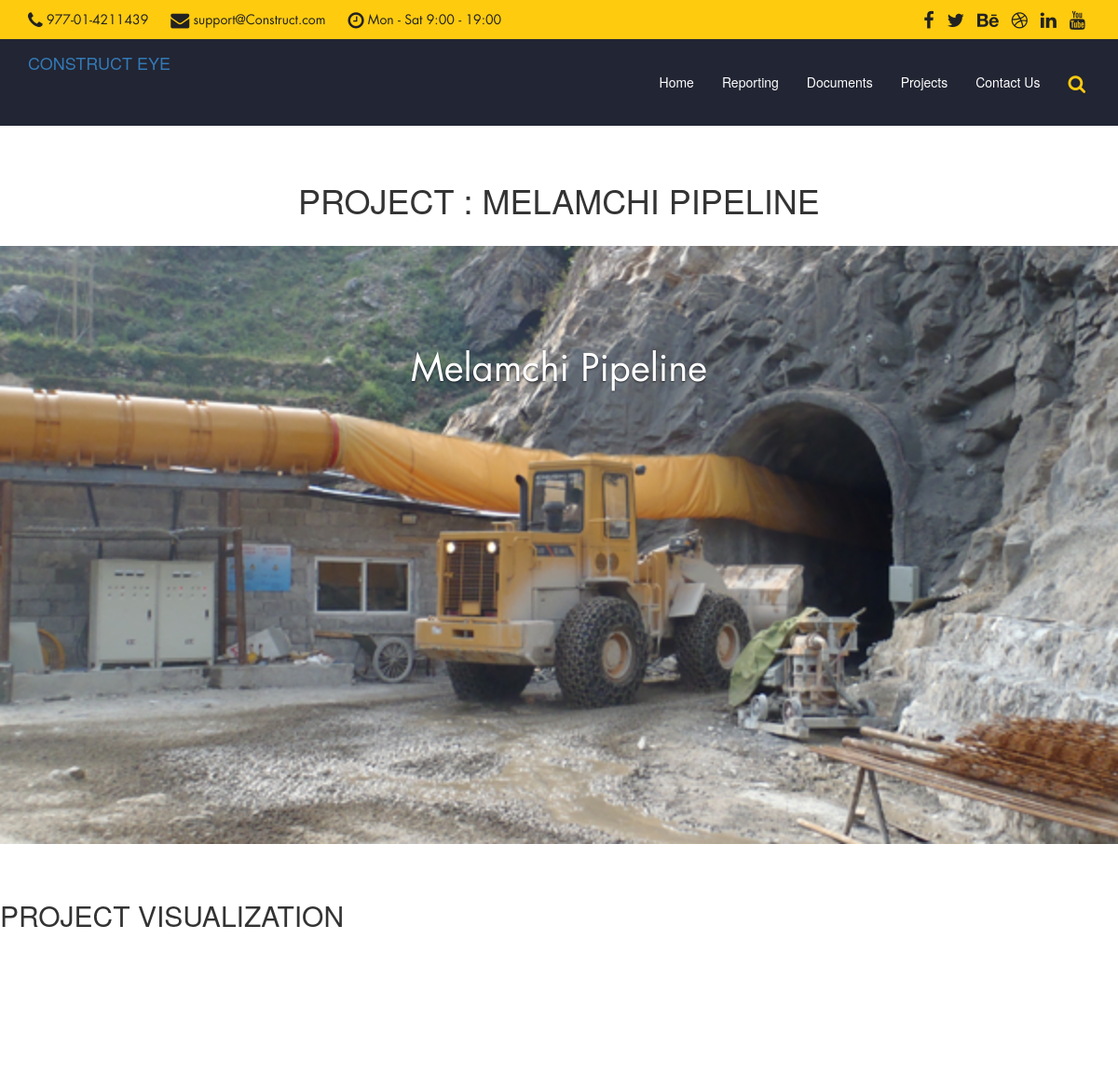
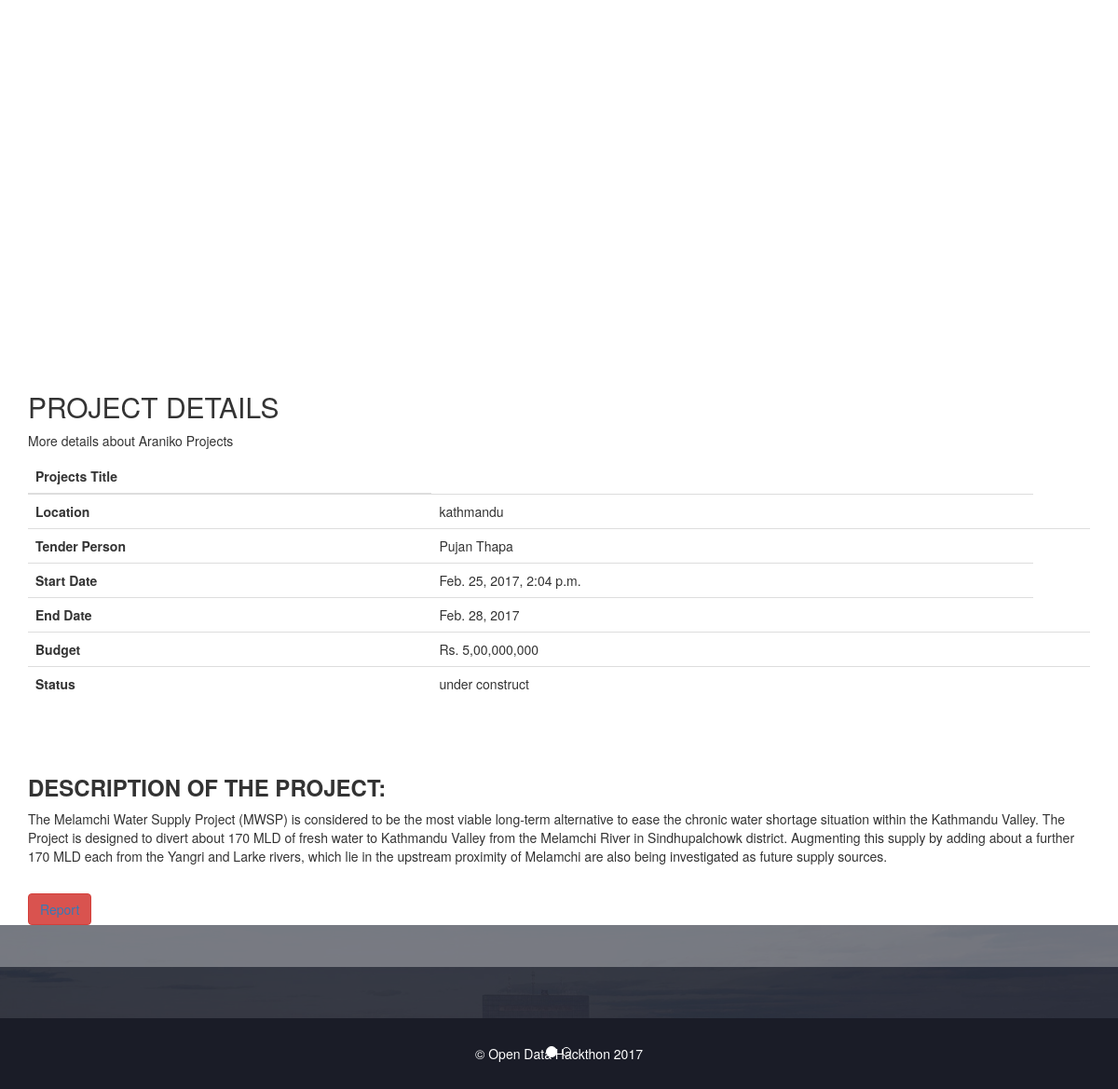
/detail/project/1, run on the app's committed database (2 pictures, top to bottom).
### home/models.py (models this page shows, shortened)
class Project(models.Model):
	name = models.CharField(max_length=50)
	description = models.TextField()
	location = models.CharField(max_length=30)
	tender_contract = models.CharField(max_length=50)
	start_date = models.DateTimeField(auto_now_add=True)
	completion_date = models.DateField()
	budget = models.CharField(max_length=150)
	media = models.ImageField(upload_to = 'Photos', blank = True)
	documents = models.FileField(upload_to = 'Documents', blank = True)
	status = models.CharField(max_length=15)

### home/views.py (the view)
# urls.py: url(r'^detail/project/(?P<pk>\d+)$', ProjectDetailView.as_view(), name='detail-project'),
class ProjectDetailView(DetailView):
	model = Project
	template_name = 'inner.html'
	def get_context_data(self, **kwargs):
		context = super(ProjectDetailView, self).get_context_data(**kwargs)
		return context

### home/templates/inner.html (shortened to what this page needs)
{% load staticfiles %}
<!DOCTYPE html>
<html lang="en">
<head>
        <link rel="stylesheet" href="{% static 'custom-font/fonts.css' %}" />
        <link rel="stylesheet" href="{% static 'css/bootstrap.min.css' %}" />
        <link rel="stylesheet" href="{% static 'css/font-awesome.min.css' %}" />
        <link rel="stylesheet" href="{% static 'css/bootsnav.css' %}">
        <link rel="stylesheet" type="text/css" href="{% static 'css/jquery.fancybox.css?v=2.1.5' %}" media="screen" />
        <link rel="stylesheet" href="{% static 'css/custom.css' %}" />
  <link rel="stylesheet" href="https://maxcdn.bootstrapcdn.com/bootstrap/3.3.7/css/bootstrap.min.css">
    </head>
    <body>
        <header>
            <div class="top_nav">
                <div class="container">
                    <ul class="list-inline info">
                        <li><a href="#"><span class="fa fa-phone"></span> 977-01-4211439</a></li>
                        <li><a href="#"><span class="fa fa-envelope"></span> support@Construct.com</a></li>
                        <li><a href="#"><span class="fa fa-clock-o"></span> Mon - Sat 9:00 - 19:00</a></li>
                    </ul>
                    <ul class="list-inline social_icon">
                        <li><a href=""><span class="fa fa-facebook"></span></a></li>
                        <li><a href=""><span class="fa fa-twitter"></span></a></li>
                        <li><a href=""><span class="fa fa-behance"></span></a></li>
                        <li><a href=""><span class="fa fa-dribbble"></span></a></li>
                        <li><a href=""><span class="fa fa-linkedin"></span></a></li>
                        <li><a href=""><span class="fa fa-youtube"></span></a></li>
                    </ul>
                </div>
            </div>
            <nav class="navbar bootsnav">
                <div class="container">
                    <div class="attr-nav">
                        <ul>
                            <li class="search"><a href="#"><i class="fa fa-search"></i></a></li>
                        </ul>
                    </div>
                    <div class="navbar-header">
                        <a class="navbar-brand" href="">CONSTRUCT EYE<br></a>
                    </div>
                    <div class="collapse navbar-collapse" id="navbar-menu">
                        <ul class="nav navbar-nav menu">
                            <li><a href="{% url 'home' %}">Home</a></li>
                            <li><a href={% url 'report-form' %}"">Reporting</a></li>
                            <li><a href="#services">Documents</a></li>
                            <li><a href="{% url 'list-project' %}">Projects</a></li>
                            <li><a href="#about">Contact Us</a></li>
                        </ul>
                    </div>
                </div>
            </nav>
        </header>
<br><br>
<div id="myCarousel" class="carousel slide" data-ride="carousel">
  <h1 class="text-center">Project : {{object.name}} </h1><br>
    <ol class="carousel-indicators">
      <li data-target="#myCarousel" data-slide-to="0" class="active"></li>
      <li data-target="#myCarousel" data-slide-to="1"></li>
    </ol>
    <div class="carousel-inner" role="listbox">
      <div class="item active">
        <img src="{{ object.media.url }}" alt="Image">
        <div class="carousel-caption">
          <h3>{{object.name}}</h3>        </div>
      </div>
      <br><br>
<h2>Project Visualization</h2>
<div class="container text-center">
  <div class="row">
    <div class="col-sm-4">
    <div id="piechart_3d" style="width: 900px; height: 500px;"></div>
    </div><br class="clear"><br class="clear">
    <div class="col-sm-5">
    </div>
    <div class="col-sm-4">
    </div>
  </div>
</div><br>
<div class="container"><br/><br/>
  <h2>Project Details</h2>
  <p>More details about Araniko Projects</p>
  <table class="table table-hover">
    <thead>
      <tr>
        <th>Projects Title</th>
        <td></td>
      </tr>
    </thead>
    <tbody>
      <tr>
        <th>Location</th>
        <td>{{object.location}}</td>
      </tr>
      <tr>
        <th>Tender Person</th>
        <td>{{object.tender_contract}}</td>
        <td></td>
      </tr>
      <tr>
        <th>Start Date</th>
        <td>{{object.start_date}}</td>
      </tr>
       <tr>
        <th>End Date</th>
        <td>{{object.completion_date}}</td>
      </tr>
       <tr>
        <th>Budget</th>
        <td>{{object.budget}}</td>
        <td></td>
      </tr>
       <tr>
        <th>Status</th>
        <td>{{object.status}}</td>
        <td></td>
      </tr>
    </tbody>
  </table>
  <br><br>
  <h3><b>Description of the Project:</b></h3>
  <p>{{object.description}}</p>
  <br>
  <button class="btn btn-danger" type='submit' value='Report this project'><a href="{% url 'report-form' %}">Report</a></button>
</div>
 <footer>
            <div class="footer_bottom text-center">
                <p class="wow fadeInRight">
                  &copy; Open Data Hackthon 2017
                </p>
            </div>
        </footer>
</body>
</html>

### home/static/css/bootsnav.css (style rules this page uses)
nav.bootsnav .container { position: relative; }
nav.navbar.bootsnav { margin-bottom: 0; -moz-border-radius: 0px; -webkit-border-radius: 0px; -o-border-radius: 0px; border-radius: 0px; background-color: #fff; border: none; border-bottom: solid 1px #e0e0e0; z-index: 9; }
nav.navbar.bootsnav ul.nav > li > a { color: #6f6f6f; background-color: transparent !important; }
.attr-nav { float: right; display: inline-block; margin-left: 13px; margin-right: -15px; }
.attr-nav > ul { padding: 0; margin: 0 0 -7px 0; list-style: none; display: inline-block; }
.attr-nav > ul > li { float: left; display: block; }
.attr-nav > ul > li > a { color: #6f6f6f; display: block; padding: 28px 15px; position: relative; }
body { -webkit-transition: all 0.3s ease-in-out; -moz-transition: all 0.3s ease-in-out; -o-transition: all 0.3s ease-in-out; -ms-transition: all 0.3s ease-in-out; transition: all 0.3s ease-in-out; }
nav.navbar.bootsnav ul.nav > li > a { padding: 30px 15px; }

### home/static/css/custom.css (style rules this page uses)
body { font-size: 15px; line-height: 24px; font-family: 'futura_ltbook', sans-serif; color: #484848; }
h1, h2, h3, h4, h5, h6 { font-weight: bold; text-transform: uppercase; color: #484848; font-family: 'futura_ltbold', sans-serif; }
h1 { font-size: 70px; margin:0; line-height: 72px; }
h2 { font-size: 30px; margin: 0 0 20px; }
h3 { font-size: 20px; margin: 0 0 10px; }
img { width: 100%; }
a,button { outline: 0 !important; }
.list-inline.info a,.list-inline.social_icon a,nav.navbar.bootsnav ul.nav > li > a,.attr-nav > ul > li > a,.btn.know_btn,#filters > button,.portfolio_hover_area,.portfolio_hover_area .fa,.testimonial_content,.testimonial_content p:first-child::before,#contact_form .form-control,#contact_form .btn.submit_btn,footer a,.footer_social_icon .fa,.post .date,#scrollUp { transition: all 0.4s ease; -webkit-transition: all 0.4s ease; -moz-transition: all 0.4s ease; -o-transition: all 0.4s ease; -ms-transition: all 0.4s ease; }
.top_nav { background: #ffcb0f none repeat scroll 0 0; overflow: hidden; padding: 10px 0; }
.list-inline.info { float: left; margin: 0; }
.list-inline.info > li { padding: 0 20px 0 0; }
.list-inline.info a,.list-inline.social_icon a { color: #222; font-family: 'futura_ltbook', sans-serif; }
.list-inline.info a .fa,.list-inline.social_icon a .fa { font-size: 20px; vertical-align: text-top; }
.list-inline.social_icon { float: right; margin: 0; }
nav.navbar.bootsnav { background: #222533 none repeat scroll 0 0; border: 0 none; }
nav.navbar.bootsnav ul.nav > li > a { color: #fff; }
.navbar-brand { height: auto; padding: 20px 15px; }
#navbar-menu { margin: 6px 0; }
.nav.navbar-nav.menu { float: right; }
.attr-nav { margin: 5px -10px 0 0; }
.attr-nav > ul > li > a { color: #ffcb0f; font-size: 20px; }
.carousel-caption { left: 7%; right: 7%; top: 70px; }
.carousel-caption > h3 { color: #fff; font-family: "futura_ltbook",sans-serif; font-size: 40px; font-weight: normal; margin-bottom: 30px; text-transform: inherit; }
footer { background: url(../images/footer_bg.jpg)no-repeat; background-size:cover; position:relative; padding-top:45px; }
footer::before { background: rgba(255, 255, 255, 0.33) none repeat scroll 0 0; content: ""; height: 45px; left: 0; position: absolute; top: 0; width: 100%; z-index: 1; }
footer::after { background: rgba(34, 37, 51, 0.9) none repeat scroll 0 0; content: ""; height: 100%; left: 0; position: absolute; top: 0; width: 100%; }
.footer_top,.footer_bottom { position:relative; z-index:1; color:#fff; }
.footer_bottom { background: #1a1c27 none repeat scroll 0 0; padding: 28px 0 18px; margin-top:55px; }

### data on the page
Project: name "MELAMCHI PIPELINE", media (picture), name "Melamchi Pipeline", location "kathmandu", tender_contract "Pujan Thapa", start_date "Feb. 25, 2017, 2:04 p.m.", completion_date "Feb. 28, 2017", budget "Rs. 5,00,000,000", status "under construct", description "The Melamchi Water Supply Project (MWSP) is considered to be the most viable long-term alternative to ease the chronic water shortage situation within the Kathmandu Valley. The Project is designed to divert about 170 MLD of fresh water to Kathmandu Valley from the Melamchi River in Sindhupalchowk district. Augmenting this supply by adding about a further 170 MLD each from the Yangri and Larke rivers, which lie in the upstream proximity of Melamchi are also being investigated as future supply sources."
